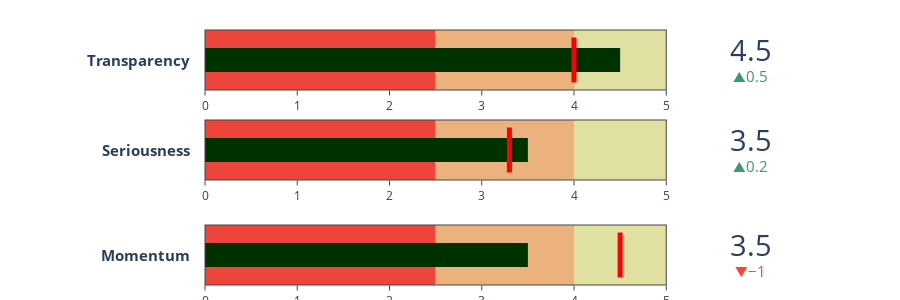

Here is the notebook cell this chart was saved with:
### Code cell
import plotly.graph_objects as go

fig = go.Figure()

fig.add_trace(go.Indicator(
    mode = "number+gauge+delta", value = 3.5,
    delta = {'reference': 4.5},
    domain = {'x': [0.25, 1], 'y': [0.05, 0.25]},
    title = {
        'text': "<b>Momentum</b>",
        'font': {'size': 15}
    },
    gauge = {
        'shape': "bullet",
        'axis': {'range': [None, 5]},
        'threshold': {
            'line': {'color': "red", 'width': 5},
            'thickness': 0.75,
            'value': 4.5},
        'steps': [
            {'range': [0, 2.5], 'color': "#ed453b"},
            {'range': [2.5, 4.0], 'color': "#ecb27e"},
            {'range': [4.0, 5.0], 'color':'#e0e0a3'}],
        'bar': {'color': "#003200",
                'thickness': 0.40
                }}))

fig.add_trace(go.Indicator(
    mode = "number+gauge+delta", value = 3.5,
    delta = {'reference': 3.3},
    domain = {'x': [0.25, 1], 'y': [0.4, 0.6]},
        title = {
        'text': "<b>Seriousness</b>",
        'font': {'size': 15}
    },
    gauge = {
        'shape': "bullet",
        'axis': {'range': [None, 5]},
        'threshold': {
            'line': {'color': "red", 'width': 5},
            'thickness': 0.75,
            'value': 3.3},
        'steps': [
            {'range': [0, 2.5], 'color': "#ed453b"},
            {'range': [2.5, 4.0], 'color': "#ecb27e"},
            {'range': [4.0, 5.0], 'color':'#e0e0a3'}],
        'bar': {'color': "#003200",
                'thickness': 0.40}}))

fig.add_trace(go.Indicator(
    mode = "number+gauge+delta", value = 4.5,
    delta = {'reference': 4.0},
    domain = {'x': [0.25, 1], 'y': [0.7, 0.9]},
       title = {
        'text': "<b>Transparency</b>",
        'font': {'size': 15},
    },
    gauge = {
        'shape': "bullet",
        'axis': {'range': [None, 5]},
        'threshold': {
            'line': {'color': "red", 'width': 5},
            'thickness': 0.75,
            'value': 4.0},
        'steps': [
            {'range': [0, 2.5], 'color': "#ed453b"},
            {'range': [2.5, 4.0], 'color': "#ecb27e"},
            {'range': [4.0, 5.0], 'color':'#e0e0a3'}],
        'bar': {'color': "#003200",
                'thickness': 0.40}}))
fig.update_layout(height = 300, margin = {'t':0, 'b':0, 'l':0})

fig.show()

### Figure 1 — Plotly figure (JSON) as saved in the notebook; plotly's stock layout.template omitted (floating-point values rounded to 4 significant figures)
{"data": [{"delta": {"reference": 4.5}, "domain": {"x": [0.25, 1], "y": [0.05, 0.25]}, "gauge": {"axis": {"range": [null, 5]}, "bar": {"color": "#003200", "thickness": 0.4}, "shape": "bullet", "steps": [{"color": "#ed453b", "range": [0, 2.5]}, {"color": "#ecb27e", "range": [2.5, 4]}, {"color": "#e0e0a3", "range": [4, 5]}], "threshold": {"line": {"color": "red", "width": 5}, "thickness": 0.75, "value": 4.5}}, "mode": "number+gauge+delta", "title": {"font": {"size": 15}, "text": "<b>Momentum</b>"}, "type": "indicator", "value": 3.5}, {"delta": {"reference": 3.3}, "domain": {"x": [0.25, 1], "y": [0.4, 0.6]}, "gauge": {"axis": {"range": [null, 5]}, "bar": {"color": "#003200", "thickness": 0.4}, "shape": "bullet", "steps": [{"color": "#ed453b", "range": [0, 2.5]}, {"color": "#ecb27e", "range": [2.5, 4]}, {"color": "#e0e0a3", "range": [4, 5]}], "threshold": {"line": {"color": "red", "width": 5}, "thickness": 0.75, "value": 3.3}}, "mode": "number+gauge+delta", "title": {"font": {"size": 15}, "text": "<b>Seriousness</b>"}, "type": "indicator", "value": 3.5}, {"delta": {"reference": 4}, "domain": {"x": [0.25, 1], "y": [0.7, 0.9]}, "gauge": {"axis": {"range": [null, 5]}, "bar": {"color": "#003200", "thickness": 0.4}, "shape": "bullet", "steps": [{"color": "#ed453b", "range": [0, 2.5]}, {"color": "#ecb27e", "range": [2.5, 4]}, {"color": "#e0e0a3", "range": [4, 5]}], "threshold": {"line": {"color": "red", "width": 5}, "thickness": 0.75, "value": 4}}, "mode": "number+gauge+delta", "title": {"font": {"size": 15}, "text": "<b>Transparency</b>"}, "type": "indicator", "value": 4.5}], "layout": {"height": 300, "margin": {"b": 0, "l": 0, "t": 0}}}
